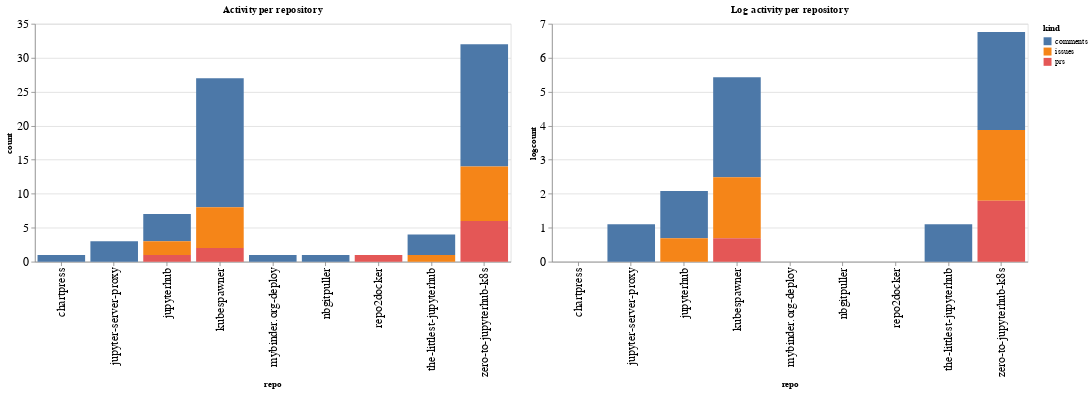

The notebook cell saved with this chart:
### Code cell
ch1 = alt.Chart(repo_summaries, width=600, title="Activity per repository").mark_bar().encode(
    x='repo',
    y='count',
    color='kind',
    tooltip="kind"
)

ch2 = alt.Chart(repo_summaries, width=600, title="Log activity per repository").mark_bar().encode(
    x='repo',
    y='logcount',
    color='kind',
    tooltip="kind"
)

ch1 | ch2

### Figure 1 — Vega-Lite specification as saved in the notebook (floating-point values rounded to 4 significant figures)
{"config": {"axisLeft": {"labelFontSize": 15}, "axisBottom": {"labelFontSize": 15}}, "hconcat": [{"mark": "bar", "encoding": {"color": {"type": "nominal", "field": "kind"}, "tooltip": {"type": "nominal", "field": "kind"}, "x": {"type": "nominal", "field": "repo"}, "y": {"type": "quantitative", "field": "count"}}, "title": "Activity per repository", "width": 600}, {"mark": "bar", "encoding": {"color": {"type": "nominal", "field": "kind"}, "tooltip": {"type": "nominal", "field": "kind"}, "x": {"type": "nominal", "field": "repo"}, "y": {"type": "quantitative", "field": "logcount"}}, "title": "Log activity per repository", "width": 600}], "data": {"name": "data-6f631d7abcb0c11cbdd22125ac3149a0"}, "$schema": "https://vega.github.io/schema/vega-lite/v4.8.1.json", "datasets": {"data-6f631d7abcb0c11cbdd22125ac3149a0": [{"repo": "chartpress", "kind": "comments", "count": 1, "logcount": 0.0}, {"repo": "jupyter-server-proxy", "kind": "comments", "count": 3, "logcount": 1.099}, {"repo": "jupyterhub", "kind": "comments", "count": 4, "logcount": 1.386}, {"repo": "jupyterhub", "kind": "issues", "count": 2, "logcount": 0.6931}, {"repo": "jupyterhub", "kind": "prs", "count": 1, "logcount": 0.0}, {"repo": "kubespawner", "kind": "comments", "count": 19, "logcount": 2.944}, {"repo": "kubespawner", "kind": "issues", "count": 6, "logcount": 1.792}, {"repo": "kubespawner", "kind": "prs", "count": 2, "logcount": 0.6931}, {"repo": "mybinder.org-deploy", "kind": "comments", "count": 1, "logcount": 0.0}, {"repo": "nbgitpuller", "kind": "comments", "count": 1, "logcount": 0.0}, {"repo": "repo2docker", "kind": "prs", "count": 1, "logcount": 0.0}, {"repo": "the-littlest-jupyterhub", "kind": "comments", "count": 3, "logcount": 1.099}, {"repo": "the-littlest-jupyterhub", "kind": "issues", "count": 1, "logcount": 0.0}, {"repo": "zero-to-jupyterhub-k8s", "kind": "comments", "count": 18, "logcount": 2.89}, {"repo": "zero-to-jupyterhub-k8s", "kind": "issues", "count": 8, "logcount": 2.079}, {"repo": "zero-to-jupyterhub-k8s", "kind": "prs", "count": 6, "logcount": 1.792}]}}
